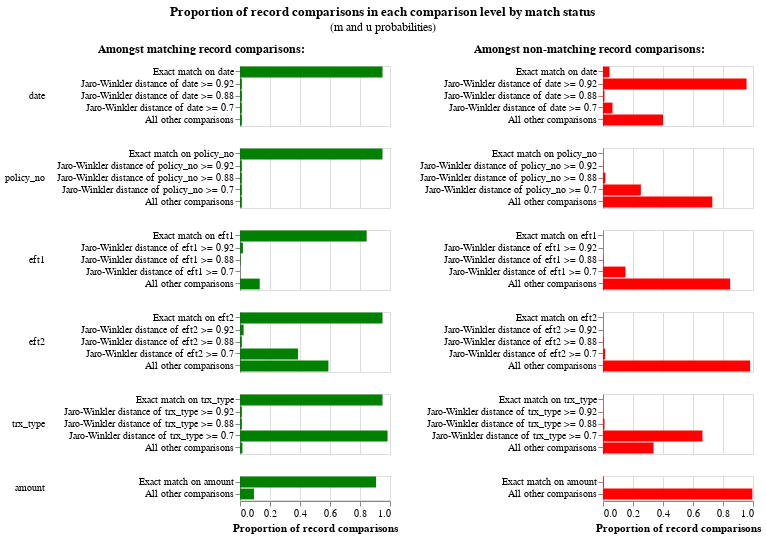

Notebook source saved alongside this figure:
### Code cell
linker.visualisations.m_u_parameters_chart()

### Figure 1 — Vega-Lite specification as saved in the notebook (floating-point values rounded to 4 significant figures)
{"config": {"view": {"continuousWidth": 300, "continuousHeight": 300, "discreteHeight": 300, "discreteWidth": 400}, "header": {"title": null}, "title": {"anchor": "middle", "offset": 10}}, "hconcat": [{"mark": "bar", "encoding": {"color": {"value": "green"}, "row": {"field": "comparison_name", "header": {"labelAlign": "left", "labelAnchor": "middle", "labelAngle": 0}, "sort": {"field": "comparison_sort_order"}, "type": "nominal"}, "tooltip": [{"field": "m_probability_description", "title": "m probability description", "type": "nominal"}, {"field": "comparison_name", "title": "Comparison column name", "type": "nominal"}, {"field": "label_for_charts", "title": "Label", "type": "ordinal"}, {"field": "sql_condition", "title": "SQL condition", "type": "nominal"}, {"field": "m_probability", "format": ".4p", "title": "m probability", "type": "quantitative"}, {"field": "u_probability", "format": ".4p", "title": "u probability", "type": "quantitative"}, {"field": "bayes_factor", "format": ",.4f", "title": "Bayes factor = m/u", "type": "quantitative"}, {"field": "log2_bayes_factor", "format": ",.4f", "title": "Match weight = log2(m/u)", "type": "quantitative"}], "x": {"axis": {"title": "Proportion of record comparisons"}, "field": "m_probability", "type": "quantitative"}, "y": {"axis": {"title": null}, "field": "label_for_charts", "sort": {"field": "comparison_vector_value", "order": "descending"}, "type": "nominal"}}, "height": {"step": 12}, "resolve": {"scale": {"y": "independent"}}, "title": {"text": "Amongst matching record comparisons:", "fontSize": 12, "fontWeight": "bold"}, "transform": [{"filter": "(datum.bayes_factor != 'no-op filter due to vega lite issue 4680')"}], "width": 150}, {"mark": "bar", "encoding": {"color": {"value": "red"}, "row": {"field": "comparison_name", "header": {"labels": false}, "sort": {"field": "comparison_sort_order"}, "type": "nominal"}, "tooltip": [{"field": "u_probability_description", "title": "u probability description", "type": "nominal"}, {"field": "comparison_name", "title": "Comparison column name", "type": "nominal"}, {"field": "label_for_charts", "title": "Label", "type": "ordinal"}, {"field": "sql_condition", "title": "SQL condition", "type": "nominal"}, {"field": "m_probability", "format": ".4p", "title": "m probability", "type": "quantitative"}, {"field": "u_probability", "format": ".4p", "title": "u probability", "type": "quantitative"}, {"field": "bayes_factor", "format": ",.4f", "title": "Bayes factor = m/u", "type": "quantitative"}, {"field": "log2_bayes_factor", "format": ",.4f", "title": "Match weight = log2(m/u)", "type": "quantitative"}], "x": {"axis": {"title": "Proportion of record comparisons"}, "field": "u_probability", "type": "quantitative"}, "y": {"axis": {"title": null}, "field": "label_for_charts", "sort": {"field": "comparison_vector_value", "order": "descending"}, "type": "nominal"}}, "height": {"step": 12}, "resolve": {"scale": {"y": "independent"}}, "title": {"text": "Amongst non-matching record comparisons:", "fontSize": 12, "fontWeight": "bold"}, "transform": [{"filter": "(datum.bayes_factor != 'no-op filter2 due to vega lite issue 4680')"}], "width": 150}], "data": {"name": "data-6032c076961b2f23cd404d8522c4c7aa"}, "title": {"text": "Proportion of record comparisons in each comparison level by match status", "subtitle": "(m and u probabilities)"}, "$schema": "https://vega.github.io/schema/vega-lite/v5.9.3.json", "datasets": {"data-6032c076961b2f23cd404d8522c4c7aa": [{"comparison_name": "date", "sql_condition": "\"date_l\" = \"date_r\"", "label_for_charts": "Exact match on date", "m_probability": 0.95, "u_probability": 0.04322, "m_probability_description": "Amongst matching record comparisons, 95.00% of records are in the exact match on date comparison level", "u_probability_description": "Amongst non-matching record comparisons, 4.32% of records are in the exact match on date comparison level", "has_tf_adjustments": true, "tf_adjustment_column": "date", "tf_adjustment_weight": 1.0, "is_null_level": false, "bayes_factor": 21.98, "log2_bayes_factor": 4.458, "comparison_vector_value": 4, "max_comparison_vector_value": 4, "bayes_factor_description": "If comparison level is `exact match on date` then comparison is 21.98 times more likely to be a match", "probability_two_random_records_match": 0.0001698, "comparison_sort_order": 0}, {"comparison_name": "date", "sql_condition": "jaro_winkler_similarity(\"date_l\", \"date_r\") >= 0.92", "label_for_charts": "Jaro-Winkler distance of date >= 0.92", "m_probability": 0.0125, "u_probability": 0.9568, "m_probability_description": "Amongst matching record comparisons, 1.25% of records are in the jaro-winkler distance of date >= 0.92 comparison level", "u_probability_description": "Amongst non-matching record comparisons, 95.68% of records are in the jaro-winkler distance of date >= 0.92 comparison level", "has_tf_adjustments": false, "tf_adjustment_column": null, "tf_adjustment_weight": 1.0, "is_null_level": false, "bayes_factor": 0.01306, "log2_bayes_factor": -6.258, "comparison_vector_value": 3, "max_comparison_vector_value": 4, "bayes_factor_description": "If comparison level is `jaro-winkler distance of date >= 0.92` then comparison is  76.54 times less likely to be a match", "probability_two_random_records_match": 0.0001698, "comparison_sort_order": 0}, {"comparison_name": "date", "sql_condition": "jaro_winkler_similarity(\"date_l\", \"date_r\") >= 0.88", "label_for_charts": "Jaro-Winkler distance of date >= 0.88", "m_probability": 0.0125, "u_probability": 0.009921, "m_probability_description": "Amongst matching record comparisons, 1.25% of records are in the jaro-winkler distance of date >= 0.88 comparison level", "u_probability_description": "Amongst non-matching record comparisons, 0.99% of records are in the jaro-winkler distance of date >= 0.88 comparison level", "has_tf_adjustments": false, "tf_adjustment_column": null, "tf_adjustment_weight": 1.0, "is_null_level": false, "bayes_factor": 1.26, "log2_bayes_factor": 0.3333, "comparison_vector_value": 2, "max_comparison_vector_value": 4, "bayes_factor_description": "If comparison level is `jaro-winkler distance of date >= 0.88` then comparison is 1.26 times more likely to be a match", "probability_two_random_records_match": 0.0001698, "comparison_sort_order": 0}, {"comparison_name": "date", "sql_condition": "jaro_winkler_similarity(\"date_l\", \"date_r\") >= 0.7", "label_for_charts": "Jaro-Winkler distance of date >= 0.7", "m_probability": 0.0125, "u_probability": 0.063, "m_probability_description": "Amongst matching record comparisons, 1.25% of records are in the jaro-winkler distance of date >= 0.7 comparison level", "u_probability_description": "Amongst non-matching record comparisons, 6.30% of records are in the jaro-winkler distance of date >= 0.7 comparison level", "has_tf_adjustments": false, "tf_adjustment_column": null, "tf_adjustment_weight": 1.0, "is_null_level": false, "bayes_factor": 0.1984, "log2_bayes_factor": -2.333, "comparison_vector_value": 1, "max_comparison_vector_value": 4, "bayes_factor_description": "If comparison level is `jaro-winkler distance of date >= 0.7` then comparison is  5.04 times less likely to be a match", "probability_two_random_records_match": 0.0001698, "comparison_sort_order": 0}, {"comparison_name": "date", "sql_condition": "ELSE", "label_for_charts": "All other comparisons", "m_probability": 0.0125, "u_probability": 0.4, "m_probability_description": "Amongst matching record comparisons, 1.25% of records are in the all other comparisons comparison level", "u_probability_description": "Amongst non-matching record comparisons, 40.00% of records are in the all other comparisons comparison level", "has_tf_adjustments": false, "tf_adjustment_column": null, "tf_adjustment_weight": 1.0, "is_null_level": false, "bayes_factor": 0.03125, "log2_bayes_factor": -5.0, "comparison_vector_value": 0, "max_comparison_vector_value": 4, "bayes_factor_description": "If comparison level is `all other comparisons` then comparison is  32.00 times less likely to be a match", "probability_two_random_records_match": 0.0001698, "comparison_sort_order": 0}, {"comparison_name": "policy_no", "sql_condition": "\"policy_no_l\" = \"policy_no_r\"", "label_for_charts": "Exact match on policy_no", "m_probability": 0.95, "u_probability": 5.726e-05, "m_probability_description": "Amongst matching record comparisons, 95.00% of records are in the exact match on policy_no comparison level", "u_probability_description": "Amongst non-matching record comparisons, 0.01% of records are in the exact match on policy_no comparison level", "has_tf_adjustments": true, "tf_adjustment_column": "policy_no", "tf_adjustment_weight": 1.0, "is_null_level": false, "bayes_factor": 16590.0, "log2_bayes_factor": 14.02, "comparison_vector_value": 4, "max_comparison_vector_value": 4, "bayes_factor_description": "If comparison level is `exact match on policy_no` then comparison is 16,592.01 times more likely to be a match", "probability_two_random_records_match": 0.0001698, "comparison_sort_order": 1}, {"comparison_name": "policy_no", "sql_condition": "jaro_winkler_similarity(\"policy_no_l\", \"policy_no_r\") >= 0.92", "label_for_charts": "Jaro-Winkler distance of policy_no >= 0.92", "m_probability": 0.0125, "u_probability": 0.002509, "m_probability_description": "Amongst matching record comparisons, 1.25% of records are in the jaro-winkler distance of policy_no >= 0.92 comparison level", "u_probability_description": "Amongst non-matching record comparisons, 0.25% of records are in the jaro-winkler distance of policy_no >= 0.92 comparison level", "has_tf_adjustments": false, "tf_adjustment_column": null, "tf_adjustment_weight": 1.0, "is_null_level": false, "bayes_factor": 4.981, "log2_bayes_factor": 2.317, "comparison_vector_value": 3, "max_comparison_vector_value": 4, "bayes_factor_description": "If comparison level is `jaro-winkler distance of policy_no >= 0.92` then comparison is 4.98 times more likely to be a match", "probability_two_random_records_match": 0.0001698, "comparison_sort_order": 1}, {"comparison_name": "policy_no", "sql_condition": "jaro_winkler_similarity(\"policy_no_l\", \"policy_no_r\") >= 0.88", "label_for_charts": "Jaro-Winkler distance of policy_no >= 0.88", "m_probability": 0.0125, "u_probability": 0.01616, "m_probability_description": "Amongst matching record comparisons, 1.25% of records are in the jaro-winkler distance of policy_no >= 0.88 comparison level", "u_probability_description": "Amongst non-matching record comparisons, 1.62% of records are in the jaro-winkler distance of policy_no >= 0.88 comparison level", "has_tf_adjustments": false, "tf_adjustment_column": null, "tf_adjustment_weight": 1.0, "is_null_level": false, "bayes_factor": 0.7735, "log2_bayes_factor": -0.3704, "comparison_vector_value": 2, "max_comparison_vector_value": 4, "bayes_factor_description": "If comparison level is `jaro-winkler distance of policy_no >= 0.88` then comparison is  1.29 times less likely to be a match", "probability_two_random_records_match": 0.0001698, "comparison_sort_order": 1}, {"comparison_name": "policy_no", "sql_condition": "jaro_winkler_similarity(\"policy_no_l\", \"policy_no_r\") >= 0.7", "label_for_charts": "Jaro-Winkler distance of policy_no >= 0.7", "m_probability": 0.0125, "u_probability": 0.2525, "m_probability_description": "Amongst matching record comparisons, 1.25% of records are in the jaro-winkler distance of policy_no >= 0.7 comparison level", "u_probability_description": "Amongst non-matching record comparisons, 25.25% of records are in the jaro-winkler distance of policy_no >= 0.7 comparison level", "has_tf_adjustments": false, "tf_adjustment_column": null, "tf_adjustment_weight": 1.0, "is_null_level": false, "bayes_factor": 0.0495, "log2_bayes_factor": -4.337, "comparison_vector_value": 1, "max_comparison_vector_value": 4, "bayes_factor_description": "If comparison level is `jaro-winkler distance of policy_no >= 0.7` then comparison is  20.20 times less likely to be a match", "probability_two_random_records_match": 0.0001698, "comparison_sort_order": 1}, {"comparison_name": "policy_no", "sql_condition": "ELSE", "label_for_charts": "All other comparisons", "m_probability": 0.0125, "u_probability": 0.7287, "m_probability_description": "Amongst matching record comparisons, 1.25% of records are in the all other comparisons comparison level", "u_probability_description": "Amongst non-matching record comparisons, 72.87% of records are in the all other comparisons comparison level", "has_tf_adjustments": false, "tf_adjustment_column": null, "tf_adjustment_weight": 1.0, "is_null_level": false, "bayes_factor": 0.01715, "log2_bayes_factor": -5.865, "comparison_vector_value": 0, "max_comparison_vector_value": 4, "bayes_factor_description": "If comparison level is `all other comparisons` then comparison is  58.30 times less likely to be a match", "probability_two_random_records_match": 0.0001698, "comparison_sort_order": 1}, {"comparison_name": "eft1", "sql_condition": "\"eft1_l\" = \"eft1_r\"", "label_for_charts": "Exact match on eft1", "m_probability": 0.8445, "u_probability": 0.0001712, "m_probability_description": "Amongst matching record comparisons, 84.45% of records are in the exact match on eft1 comparison level", "u_probability_description": "Amongst non-matching record comparisons, 0.02% of records are in the exact match on eft1 comparison level", "has_tf_adjustments": true, "tf_adjustment_column": "eft1", "tf_adjustment_weight": 1.0, "is_null_level": false, "bayes_factor": 4933.0, "log2_bayes_factor": 12.27, "comparison_vector_value": 4, "max_comparison_vector_value": 4, "bayes_factor_description": "If comparison level is `exact match on eft1` then comparison is 4,933.24 times more likely to be a match", "probability_two_random_records_match": 0.0001698, "comparison_sort_order": 2}, {"comparison_name": "eft1", "sql_condition": "jaro_winkler_similarity(\"eft1_l\", \"eft1_r\") >= 0.92", "label_for_charts": "Jaro-Winkler distance of eft1 >= 0.92", "m_probability": 0.01954, "u_probability": 8.748e-05, "m_probability_description": "Amongst matching record comparisons, 1.95% of records are in the jaro-winkler distance of eft1 >= 0.92 comparison level", "u_probability_description": "Amongst non-matching record comparisons, 0.01% of records are in the jaro-winkler distance of eft1 >= 0.92 comparison level", "has_tf_adjustments": false, "tf_adjustment_column": null, "tf_adjustment_weight": 1.0, "is_null_level": false, "bayes_factor": 223.4, "log2_bayes_factor": 7.803, "comparison_vector_value": 3, "max_comparison_vector_value": 4, "bayes_factor_description": "If comparison level is `jaro-winkler distance of eft1 >= 0.92` then comparison is 223.38 times more likely to be a match", "probability_two_random_records_match": 0.0001698, "comparison_sort_order": 2}, {"comparison_name": "eft1", "sql_condition": "jaro_winkler_similarity(\"eft1_l\", \"eft1_r\") >= 0.88", "label_for_charts": "Jaro-Winkler distance of eft1 >= 0.88", "m_probability": 0.004444, "u_probability": 0.002427, "m_probability_description": "Amongst matching record comparisons, 0.44% of records are in the jaro-winkler distance of eft1 >= 0.88 comparison level", "u_probability_description": "Amongst non-matching record comparisons, 0.24% of records are in the jaro-winkler distance of eft1 >= 0.88 comparison level", "has_tf_adjustments": false, "tf_adjustment_column": null, "tf_adjustment_weight": 1.0, "is_null_level": false, "bayes_factor": 1.831, "log2_bayes_factor": 0.8725, "comparison_vector_value": 2, "max_comparison_vector_value": 4, "bayes_factor_description": "If comparison level is `jaro-winkler distance of eft1 >= 0.88` then comparison is 1.83 times more likely to be a match", "probability_two_random_records_match": 0.0001698, "comparison_sort_order": 2}, {"comparison_name": "eft1", "sql_condition": "jaro_winkler_similarity(\"eft1_l\", \"eft1_r\") >= 0.7", "label_for_charts": "Jaro-Winkler distance of eft1 >= 0.7", "m_probability": 2.225e-11, "u_probability": 0.15, "m_probability_description": "Amongst matching record comparisons, 0.00% of records are in the jaro-winkler distance of eft1 >= 0.7 comparison level", "u_probability_description": "Amongst non-matching record comparisons, 15.00% of records are in the jaro-winkler distance of eft1 >= 0.7 comparison level", "has_tf_adjustments": false, "tf_adjustment_column": null, "tf_adjustment_weight": 1.0, "is_null_level": false, "bayes_factor": 1.484e-10, "log2_bayes_factor": -32.65, "comparison_vector_value": 1, "max_comparison_vector_value": 4, "bayes_factor_description": "If comparison level is `jaro-winkler distance of eft1 >= 0.7` then comparison is  6,739,299,491.71 times less likely to be a match", "probability_two_random_records_match": 0.0001698, "comparison_sort_order": 2}, {"comparison_name": "eft1", "sql_condition": "ELSE", "label_for_charts": "All other comparisons", "m_probability": 0.1316, "u_probability": 0.8473, "m_probability_description": "Amongst matching record comparisons, 13.16% of records are in the all other comparisons comparison level", "u_probability_description": "Amongst non-matching record comparisons, 84.73% of records are in the all other comparisons comparison level", "has_tf_adjustments": false, "tf_adjustment_column": null, "tf_adjustment_weight": 1.0, "is_null_level": false, "bayes_factor": 0.1553, "log2_bayes_factor": -2.687, "comparison_vector_value": 0, "max_comparison_vector_value": 4, "bayes_factor_description": "If comparison level is `all other comparisons` then comparison is  6.44 times less likely to be a match", "probability_two_random_records_match": 0.0001698, "comparison_sort_order": 2}, {"comparison_name": "eft2", "sql_condition": "\"eft2_l\" = \"eft2_r\"", "label_for_charts": "Exact match on eft2", "m_probability": 0.95, "u_probability": 0.0001051, "m_probability_description": "Amongst matching record comparisons, 95.00% of records are in the exact match on eft2 comparison level", "u_probability_description": "Amongst non-matching record comparisons, 0.01% of records are in the exact match on eft2 comparison level", "has_tf_adjustments": true, "tf_adjustment_column": "eft2", "tf_adjustment_weight": 1.0, "is_null_level": false, "bayes_factor": 9038.0, "log2_bayes_factor": 13.14, "comparison_vector_value": 4, "max_comparison_vector_value": 4, "bayes_factor_description": "If comparison level is `exact match on eft2` then comparison is 9,037.51 times more likely to be a match", "probability_two_random_records_match": 0.0001698, "comparison_sort_order": 3}, {"comparison_name": "eft2", "sql_condition": "jaro_winkler_similarity(\"eft2_l\", \"eft2_r\") >= 0.92", "label_for_charts": "Jaro-Winkler distance of eft2 >= 0.92", "m_probability": 0.02404, "u_probability": 0.0004913, "m_probability_description": "Amongst matching record comparisons, 2.40% of records are in the jaro-winkler distance of eft2 >= 0.92 comparison level", "u_probability_description": "Amongst non-matching record comparisons, 0.05% of records are in the jaro-winkler distance of eft2 >= 0.92 comparison level", "has_tf_adjustments": false, "tf_adjustment_column": null, "tf_adjustment_weight": 1.0, "is_null_level": false, "bayes_factor": 48.93, "log2_bayes_factor": 5.613, "comparison_vector_value": 3, "max_comparison_vector_value": 4, "bayes_factor_description": "If comparison level is `jaro-winkler distance of eft2 >= 0.92` then comparison is 48.93 times more likely to be a match", "probability_two_random_records_match": 0.0001698, "comparison_sort_order": 3}, {"comparison_name": "eft2", "sql_condition": "jaro_winkler_similarity(\"eft2_l\", \"eft2_r\") >= 0.88", "label_for_charts": "Jaro-Winkler distance of eft2 >= 0.88", "m_probability": 0.0125, "u_probability": 0.004006, "m_probability_description": "Amongst matching record comparisons, 1.25% of records are in the jaro-winkler distance of eft2 >= 0.88 comparison level", "u_probability_description": "Amongst non-matching record comparisons, 0.40% of records are in the jaro-winkler distance of eft2 >= 0.88 comparison level", "has_tf_adjustments": false, "tf_adjustment_column": null, "tf_adjustment_weight": 1.0, "is_null_level": false, "bayes_factor": 3.12, "log2_bayes_factor": 1.642, "comparison_vector_value": 2, "max_comparison_vector_value": 4, "bayes_factor_description": "If comparison level is `jaro-winkler distance of eft2 >= 0.88` then comparison is 3.12 times more likely to be a match", "probability_two_random_records_match": 0.0001698, "comparison_sort_order": 3}, {"comparison_name": "eft2", "sql_condition": "jaro_winkler_similarity(\"eft2_l\", \"eft2_r\") >= 0.7", "label_for_charts": "Jaro-Winkler distance of eft2 >= 0.7", "m_probability": 0.3865, "u_probability": 0.01484, "m_probability_description": "Amongst matching record comparisons, 38.65% of records are in the jaro-winkler distance of eft2 >= 0.7 comparison level", "u_probability_description": "Amongst non-matching record comparisons, 1.48% of records are in the jaro-winkler distance of eft2 >= 0.7 comparison level", "has_tf_adjustments": false, "tf_adjustment_column": null, "tf_adjustment_weight": 1.0, "is_null_level": false, "bayes_factor": 26.04, "log2_bayes_factor": 4.703, "comparison_vector_value": 1, "max_comparison_vector_value": 4, "bayes_factor_description": "If comparison level is `jaro-winkler distance of eft2 >= 0.7` then comparison is 26.04 times more likely to be a match", "probability_two_random_records_match": 0.0001698, "comparison_sort_order": 3}, {"comparison_name": "eft2", "sql_condition": "ELSE", "label_for_charts": "All other comparisons", "m_probability": 0.5895, "u_probability": 0.9806, "m_probability_description": "Amongst matching record comparisons, 58.95% of records are in the all other comparisons comparison level", "u_probability_description": "Amongst non-matching record comparisons, 98.06% of records are in the all other comparisons comparison level", "has_tf_adjustments": false, "tf_adjustment_column": null, "tf_adjustment_weight": 1.0, "is_null_level": false, "bayes_factor": 0.6012, "log2_bayes_factor": -0.7342, "comparison_vector_value": 0, "max_comparison_vector_value": 4, "bayes_factor_description": "If comparison level is `all other comparisons` then comparison is  1.66 times less likely to be a match", "probability_two_random_records_match": 0.0001698, "comparison_sort_order": 3}, {"comparison_name": "trx_type", "sql_condition": "\"trx_type_l\" = \"trx_type_r\"", "label_for_charts": "Exact match on trx_type", "m_probability": 0.95, "u_probability": 0.0009277, "m_probability_description": "Amongst matching record comparisons, 95.00% of records are in the exact match on trx_type comparison level", "u_probability_description": "Amongst non-matching record comparisons, 0.09% of records are in the exact match on trx_type comparison level", "has_tf_adjustments": true, "tf_adjustment_column": "trx_type", "tf_adjustment_weight": 1.0, "is_null_level": false, "bayes_factor": 1024.0, "log2_bayes_factor": 10.0, "comparison_vector_value": 4, "max_comparison_vector_value": 4, "bayes_factor_description": "If comparison level is `exact match on trx_type` then comparison is 1,024.00 times more likely to be a match", "probability_two_random_records_match": 0.0001698, "comparison_sort_order": 4}, {"comparison_name": "trx_type", "sql_condition": "jaro_winkler_similarity(\"trx_type_l\", \"trx_type_r\") >= 0.92", "label_for_charts": "Jaro-Winkler distance of trx_type >= 0.92", "m_probability": 0.0125, "u_probability": 0.001563, "m_probability_description": "Amongst matching record comparisons, 1.25% of records are in the jaro-winkler distance of trx_type >= 0.92 comparison level", "u_probability_description": "Amongst non-matching record comparisons, 0.16% of records are in the jaro-winkler distance of trx_type >= 0.92 comparison level", "has_tf_adjustments": false, "tf_adjustment_column": null, "tf_adjustment_weight": 1.0, "is_null_level": false, "bayes_factor": 8.0, "log2_bayes_factor": 3.0, "comparison_vector_value": 3, "max_comparison_vector_value": 4, "bayes_factor_description": "If comparison level is `jaro-winkler distance of trx_type >= 0.92` then comparison is 8.00 times more likely to be a match", "probability_two_random_records_match": 0.0001698, "comparison_sort_order": 4}, {"comparison_name": "trx_type", "sql_condition": "jaro_winkler_similarity(\"trx_type_l\", \"trx_type_r\") >= 0.88", "label_for_charts": "Jaro-Winkler distance of trx_type >= 0.88", "m_probability": 0.0125, "u_probability": 0.009921, "m_probability_description": "Amongst matching record comparisons, 1.25% of records are in the jaro-winkler distance of trx_type >= 0.88 comparison level", "u_probability_description": "Amongst non-matching record comparisons, 0.99% of records are in the jaro-winkler distance of trx_type >= 0.88 comparison level", "has_tf_adjustments": false, "tf_adjustment_column": null, "tf_adjustment_weight": 1.0, "is_null_level": false, "bayes_factor": 1.26, "log2_bayes_factor": 0.3333, "comparison_vector_value": 2, "max_comparison_vector_value": 4, "bayes_factor_description": "If comparison level is `jaro-winkler distance of trx_type >= 0.88` then comparison is 1.26 times more likely to be a match", "probability_two_random_records_match": 0.0001698, "comparison_sort_order": 4}, {"comparison_name": "trx_type", "sql_condition": "jaro_winkler_similarity(\"trx_type_l\", \"trx_type_r\") >= 0.7", "label_for_charts": "Jaro-Winkler distance of trx_type >= 0.7", "m_probability": 0.9838, "u_probability": 0.663, "m_probability_description": "Amongst matching record comparisons, 98.38% of records are in the jaro-winkler distance of trx_type >= 0.7 comparison level", "u_probability_description": "Amongst non-matching record comparisons, 66.30% of records are in the jaro-winkler distance of trx_type >= 0.7 comparison level", "has_tf_adjustments": false, "tf_adjustment_column": null, "tf_adjustment_weight": 1.0, "is_null_level": false, "bayes_factor": 1.484, "log2_bayes_factor": 0.5695, "comparison_vector_value": 1, "max_comparison_vector_value": 4, "bayes_factor_description": "If comparison level is `jaro-winkler distance of trx_type >= 0.7` then comparison is 1.48 times more likely to be a match", "probability_two_random_records_match": 0.0001698, "comparison_sort_order": 4}, {"comparison_name": "trx_type", "sql_condition": "ELSE", "label_for_charts": "All other comparisons", "m_probability": 0.01617, "u_probability": 0.337, "m_probability_description": "Amongst matching record comparisons, 1.62% of records are in the all other comparisons comparison level", "u_probability_description": "Amongst non-matching record comparisons, 33.70% of records are in the all other comparisons comparison level", "has_tf_adjustments": false, "tf_adjustment_column": null, "tf_adjustment_weight": 1.0, "is_null_level": false, "bayes_factor": 0.04797, "log2_bayes_factor": -4.382, "comparison_vector_value": 0, "max_comparison_vector_value": 4, "bayes_factor_description": "If comparison level is `all other comparisons` then comparison is  20.85 times less likely to be a match", "probability_two_random_records_match": 0.0001698, "comparison_sort_order": 4}, {"comparison_name": "amount", "sql_condition": "\"amount_l\" = \"amount_r\"", "label_for_charts": "Exact match on amount", "m_probability": 0.9069, "u_probability": 0.004423, "m_probability_description": "Amongst matching record comparisons, 90.69% of records are in the exact match on amount comparison level", "u_probability_description": "Amongst non-matching record comparisons, 0.44% of records are in the exact match on amount comparison level", "has_tf_adjustments": false, "tf_adjustment_column": null, "tf_adjustment_weight": 1.0, "is_null_level": false, "bayes_factor": 205.0, "log2_bayes_factor": 7.68, "comparison_vector_value": 1, "max_comparison_vector_value": 1, "bayes_factor_description": "If comparison level is `exact match on amount` then comparison is 205.04 times more likely to be a match", "probability_two_random_records_match": 0.0001698, "comparison_sort_order": 5}, {"comparison_name": "amount", "sql_condition": "ELSE", "label_for_charts": "All other comparisons", "m_probability": 0.09309, "u_probability": 0.9956, "m_probability_description": "Amongst matching record comparisons, 9.31% of records are in the all other comparisons comparison level", "u_probability_description": "Amongst non-matching record comparisons, 99.56% of records are in the all other comparisons comparison level", "has_tf_adjustments": false, "tf_adjustment_column": null, "tf_adjustment_weight": 1.0, "is_null_level": false, "bayes_factor": 0.0935, "log2_bayes_factor": -3.419, "comparison_vector_value": 0, "max_comparison_vector_value": 1, "bayes_factor_description": "If comparison level is `all other comparisons` then comparison is  10.69 times less likely to be a match", "probability_two_random_records_match": 0.0001698, "comparison_sort_order": 5}]}}
